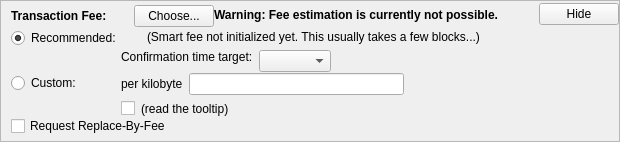
      <widget class="QFrame" name="frameFee">
       <property name="sizePolicy">
        <sizepolicy hsizetype="Expanding" vsizetype="Fixed">
         <horstretch>0</horstretch>
         <verstretch>0</verstretch>
        </sizepolicy>
       </property>
       <property name="maximumSize">
        <size>
         <width>16777215</width>
         <height>16777215</height>
        </size>
       </property>
       <property name="frameShape">
        <enum>QFrame::StyledPanel</enum>
       </property>
       <property name="frameShadow">
        <enum>QFrame::Sunken</enum>
       </property>
       <layout class="QVBoxLayout" name="verticalLayoutFee1">
        <property name="spacing">
         <number>0</number>
        </property>
        <property name="leftMargin">
         <number>0</number>
        </property>
        <property name="topMargin">
         <number>0</number>
        </property>
        <property name="rightMargin">
         <number>0</number>
        </property>
        <property name="bottomMargin">
         <number>0</number>
        </property>
        <item>
         <layout class="QVBoxLayout" name="verticalLayoutFee2" stretch="0,0,0">
          <property name="spacing">
           <number>0</number>
          </property>
          <property name="leftMargin">
           <number>10</number>
          </property>
          <property name="topMargin">
           <number>0</number>
          </property>
          <item>
           <layout class="QHBoxLayout" name="horizontalLayoutFee1">
            <property name="bottomMargin">
             <number>0</number>
            </property>
            <item>
             <layout class="QVBoxLayout" name="verticalLayoutFee7">
              <property name="spacing">
               <number>0</number>
              </property>
              <item>
               <spacer name="verticalSpacerSmartFee">
                <property name="orientation">
                 <enum>Qt::Vertical</enum>
                </property>
                <property name="sizeType">
                 <enum>QSizePolicy::Fixed</enum>
                </property>
                <property name="sizeHint" stdset="0">
                 <size>
                  <width>1</width>
                  <height>4</height>
                 </size>
                </property>
               </spacer>
              </item>
              <item>
               <layout class="QHBoxLayout" name="horizontalLayoutSmartFee">
                <property name="spacing">
                 <number>10</number>
                </property>
                <item>
                 <widget class="QLabel" name="labelFeeHeadline">
                  <property name="sizePolicy">
                   <sizepolicy hsizetype="Preferred" vsizetype="Maximum">
                    <horstretch>0</horstretch>
                    <verstretch>0</verstretch>
                   </sizepolicy>
                  </property>
                  <property name="font">
                   <font>
                    <weight>75</weight>
                    <bold>true</bold>
                   </font>
                  </property>
                  <property name="styleSheet">
                   <string notr="true">font-weight:bold;</string>
                  </property>
                  <property name="text">
                   <string>Transaction Fee:</string>
                  </property>
                 </widget>
                </item>
                <item>
                 <widget class="QLabel" name="labelFeeMinimized">
                  <property name="text">
                   <string/>
                  </property>
                 </widget>
                </item>
                <item>
                 <widget class="QPushButton" name="buttonChooseFee">
                  <property name="text">
                   <string>Choose...</string>
                  </property>
                 </widget>
                </item>
               </layout>
              </item>
              <item>
               <spacer name="verticalSpacer_5">
                <property name="orientation">
                 <enum>Qt::Vertical</enum>
                </property>
                <property name="sizeHint" stdset="0">
                 <size>
                  <width>1</width>
                  <height>1</height>
                 </size>
                </property>
               </spacer>
              </item>
             </layout>
            </item>
            <item>
             <widget class="QLabel" name="fallbackFeeWarningLabel">
              <property name="font">
               <font>
                <weight>75</weight>
                <bold>true</bold>
               </font>
              </property>
              <property name="toolTip">
               <string>Using the fallbackfee can result in sending a transaction that will take several hours or days (or never) to confirm. Consider choosing your fee manually or wait until you have validated the complete chain.</string>
              </property>
              <property name="text">
               <string>Warning: Fee estimation is currently not possible.</string>
              </property>
              <property name="wordWrap">
               <bool>false</bool>
              </property>
             </widget>
            </item>
            <item>
             <spacer name="horizontalSpacer_4">
              <property name="orientation">
               <enum>Qt::Horizontal</enum>
              </property>
              <property name="sizeType">
               <enum>QSizePolicy::MinimumExpanding</enum>
              </property>
              <property name="sizeHint" stdset="0">
               <size>
                <width>40</width>
                <height>20</height>
               </size>
              </property>
             </spacer>
            </item>
            <item>
             <widget class="QPushButton" name="buttonMinimizeFee">
              <property name="toolTip">
               <string>collapse fee-settings</string>
              </property>
              <property name="text">
               <string>Hide</string>
              </property>
             </widget>
            </item>
           </layout>
          </item>
          <item>
           <widget class="QFrame" name="frameFeeSelection">
            <layout class="QVBoxLayout" name="verticalLayoutFee12">
             <property name="spacing">
              <number>0</number>
             </property>
             <property name="leftMargin">
              <number>0</number>
             </property>
             <property name="topMargin">
              <number>0</number>
             </property>
             <property name="rightMargin">
              <number>0</number>
             </property>
             <property name="bottomMargin">
              <number>0</number>
             </property>
             <item>
              <layout class="QGridLayout" name="gridLayoutFee">
               <property name="topMargin">
                <number>0</number>
               </property>
               <property name="bottomMargin">
                <number>0</number>
               </property>
               <property name="spacing">
                <number>0</number>
               </property>
               <item row="1" column="1">
                <layout class="QVBoxLayout" name="verticalLayoutFee8">
                 <property name="spacing">
                  <number>6</number>
                 </property>
                 <item>
                  <layout class="QHBoxLayout" name="horizontalLayoutFee13">
                   <item>
                    <widget class="QLabel" name="labelCustomPerKilobyte">
                     <property name="toolTip">
                      <string>If the custom fee is set to 1000 satoshis and the transaction is only 250 bytes, then &quot;per kilobyte&quot; only pays 250 satoshis in fee, while &quot;total at least&quot; pays 1000 satoshis. For transactions bigger than a kilobyte both pay by kilobyte.</string>
                     </property>
                     <property name="text">
                      <string>per kilobyte</string>
                     </property>
                    </widget>
                   </item>
                   <item>
                    <widget class="KronAmountField" name="customFee"/>
                   </item>
                   <item>
                    <spacer name="horizontalSpacer_6">
                     <property name="orientation">
                      <enum>Qt::Horizontal</enum>
                     </property>
                     <property name="sizeHint" stdset="0">
                      <size>
                       <width>1</width>
                       <height>1</height>
                      </size>
                     </property>
                    </spacer>
                   </item>
                  </layout>
                 </item>
                 <item>
                  <layout class="QHBoxLayout" name="horizontalLayoutFee8">
                   <item>
                    <widget class="QCheckBox" name="checkBoxMinimumFee">
                     <property name="toolTip">
                      <string>Paying only the minimum fee is just fine as long as there is less transaction volume than space in the blocks. But be aware that this can end up in a never confirming transaction once there is more demand for Kron transactions than the network can process.</string>
                     </property>
                     <property name="text">
                      <string/>
                     </property>
                    </widget>
                   </item>
                   <item>
                    <widget class="QLabel" name="labelMinFeeWarning">
                     <property name="enabled">
                      <bool>true</bool>
                     </property>
                     <property name="toolTip">
                      <string>Paying only the minimum fee is just fine as long as there is less transaction volume than space in the blocks. But be aware that this can end up in a never confirming transaction once there is more demand for Kron transactions than the network can process.</string>
                     </property>
                     <property name="text">
                      <string>(read the tooltip)</string>
                     </property>
                     <property name="margin">
                      <number>5</number>
                     </property>
                    </widget>
                   </item>
                   <item>
                    <spacer name="horizontalSpacer_2">
                     <property name="orientation">
                      <enum>Qt::Horizontal</enum>
                     </property>
                     <property name="sizeHint" stdset="0">
                      <size>
                       <width>1</width>
                       <height>1</height>
                      </size>
                     </property>
                    </spacer>
                   </item>
                  </layout>
                 </item>
                </layout>
               </item>
               <item row="0" column="0">
                <layout class="QVBoxLayout" name="verticalLayoutFee4" stretch="0,1">
                 <item>
                  <widget class="QRadioButton" name="radioSmartFee">
                   <property name="text">
                    <string>Recommended:</string>
                   </property>
                   <property name="checked">
                    <bool>true</bool>
                   </property>
                   <attribute name="buttonGroup">
                    <string notr="true">groupFee</string>
                   </attribute>
                  </widget>
                 </item>
                 <item>
                  <spacer name="verticalSpacer_2">
                   <property name="orientation">
                    <enum>Qt::Vertical</enum>
                   </property>
                   <property name="sizeHint" stdset="0">
                    <size>
                     <width>1</width>
                     <height>1</height>
                    </size>
                   </property>
                  </spacer>
                 </item>
                </layout>
               </item>
               <item row="1" column="0">
                <layout class="QVBoxLayout" name="verticalLayoutFee9" stretch="0,1">
                 <item>
                  <widget class="QRadioButton" name="radioCustomFee">
                   <property name="text">
                    <string>Custom:</string>
                   </property>
                   <attribute name="buttonGroup">
                    <string notr="true">groupFee</string>
                   </attribute>
                  </widget>
                 </item>
                 <item>
                  <spacer name="verticalSpacer_6">
                   <property name="orientation">
                    <enum>Qt::Vertical</enum>
                   </property>
                   <property name="sizeHint" stdset="0">
                    <size>
                     <width>1</width>
                     <height>1</height>
                    </size>
                   </property>
                  </spacer>
                 </item>
                </layout>
               </item>
               <item row="0" column="1">
                <layout class="QVBoxLayout" name="verticalLayoutFee3" stretch="0,0,1">
                 <property name="spacing">
                  <number>6</number>
                 </property>
                 <property name="topMargin">
                  <number>2</number>
                 </property>
                 <item>
                  <layout class="QHBoxLayout" name="horizontalLayoutFee12">
                   <item>
                    <widget class="QLabel" name="labelSmartFee">
                     <property name="text">
                      <string/>
                     </property>
                     <property name="margin">
                      <number>2</number>
                     </property>
                    </widget>
                   </item>
                   <item>
                    <widget class="QLabel" name="labelFeeEstimation">
                     <property name="text">
                      <string/>
                     </property>
                    </widget>
                   </item>
                   <item>
                    <widget class="QLabel" name="labelSmartFee2">
                     <property name="text">
                      <string>(Smart fee not initialized yet. This usually takes a few blocks...)</string>
                     </property>
                     <property name="margin">
                      <number>2</number>
                     </property>
                    </widget>
                   </item>
                   <item>
                    <spacer name="horizontalSpacer_5">
                     <property name="orientation">
                      <enum>Qt::Horizontal</enum>
                     </property>
                     <property name="sizeHint" stdset="0">
                      <size>
                       <width>1</width>
                       <height>1</height>
                      </size>
                     </property>
                    </spacer>
                   </item>
                  </layout>
                 </item>
                 <item>
                  <layout class="QHBoxLayout" name="horizontalLayoutFee9">
                   <item>
                    <layout class="QVBoxLayout" name="verticalLayoutFee6">
                     <item>
                      <widget class="QLabel" name="labelSmartFee3">
                       <property name="text">
                        <string>Confirmation time target:</string>
                       </property>
                       <property name="margin">
                        <number>2</number>
                       </property>
                      </widget>
                     </item>
                     <item>
                      <spacer name="verticalSpacer_3">
                       <property name="orientation">
                        <enum>Qt::Vertical</enum>
                       </property>
                       <property name="sizeHint" stdset="0">
                        <size>
                         <width>1</width>
                         <height>1</height>
                        </size>
                       </property>
                      </spacer>
                     </item>
                    </layout>
                   </item>
                   <item>
                    <layout class="QVBoxLayout" name="verticalLayoutFee5">
                     <property name="rightMargin">
                      <number>30</number>
                     </property>
                     <item>
                      <layout class="QHBoxLayout" name="horizontalLayoutConfTarget">
                       <property name="bottomMargin">
                        <number>0</number>
                       </property>
                       <item>
                        <widget class="QComboBox" name="confTargetSelector"/>
                       </item>
                       <item>
                        <spacer name="horizontalSpacerConfTarget">
                         <property name="orientation">
                          <enum>Qt::Horizontal</enum>
                         </property>
                         <property name="sizeHint" stdset="0">
                          <size>
                           <width>40</width>
                           <height>20</height>
                          </size>
                         </property>
                        </spacer>
                       </item>
                      </layout>
                     </item>
                    </layout>
                   </item>
                  </layout>
                 </item>
                 <item>
                  <spacer name="verticalSpacer_4">
                   <property name="orientation">
                    <enum>Qt::Vertical</enum>
                   </property>
                   <property name="sizeHint" stdset="0">
                    <size>
                     <width>1</width>
                     <height>1</height>
                    </size>
                   </property>
                  </spacer>
                 </item>
                </layout>
               </item>
              </layout>
             </item>
             <item>
              <widget class="QCheckBox" name="optInRBF">
               <property name="toolTip">
                <string>Indicates that the sender may wish to replace this transaction with a new one paying higher fees (prior to being confirmed).</string>
               </property>
               <property name="text">
                <string>Request Replace-By-Fee</string>
               </property>
              </widget>
             </item>
            </layout>
           </widget>
          </item>
          <item>
           <spacer name="verticalSpacerFee">
            <property name="orientation">
             <enum>Qt::Vertical</enum>
            </property>
            <property name="sizeHint" stdset="0">
             <size>
              <width>40</width>
              <height>5</height>
             </size>
            </property>
           </spacer>
          </item>
         </layout>
        </item>
       </layout>
      </widget>
